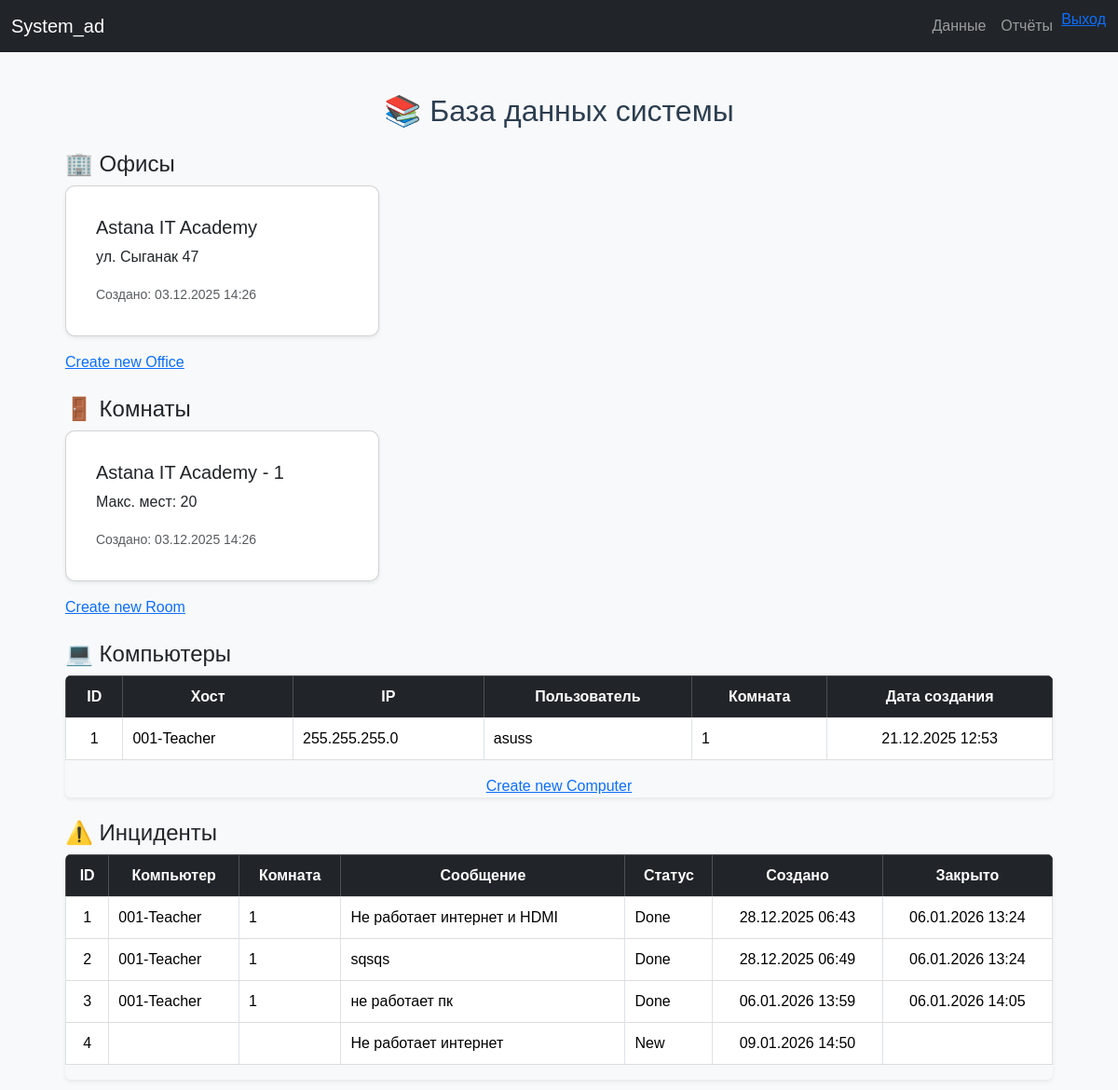
/data_base/ (signed in), run on an earlier commit of the app's database.
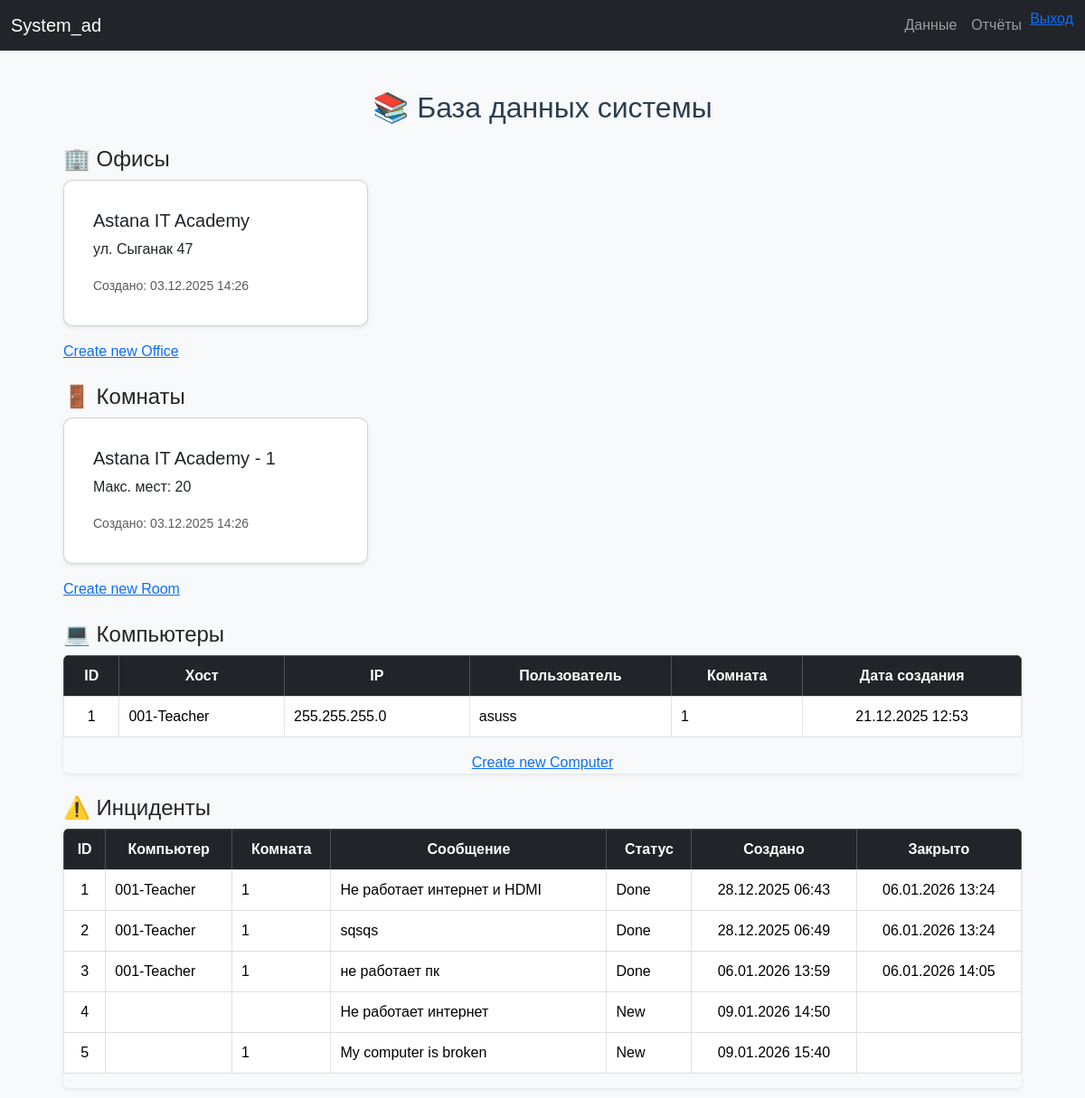
And on a later commit of the database.
### api/models.py (models this page shows, shortened)
class Office(models.Model):
    name = models.CharField(max_length=255)
    address = models.CharField(max_length=255)
    created_at = models.DateTimeField(auto_now_add=True)

class Room(models.Model):
    office = models.ForeignKey(Office, on_delete=models.CASCADE, related_name="rooms")
    room_number = models.CharField(max_length=50)
    max_places = models.IntegerField()
    created_at = models.DateTimeField(auto_now_add=True)

class Computer(models.Model):
    room = models.ForeignKey(Room, on_delete=models.CASCADE, related_name="computers")
    hostname = models.CharField(max_length=255, unique=True)
    ip_address = models.GenericIPAddressField(null=True, blank=True)
    user_fullname = models.CharField(max_length=255)
    created_at = models.DateTimeField(auto_now_add=True)

class Incident(models.Model):
    STATUS_CHOICES = [
        ('new', 'New'),
        ('in_progress', 'In Progress'),
        ('done', 'Done'),
    ]
    computer = models.ForeignKey(Computer, null=True, blank=True,
                                 on_delete=models.SET_NULL)
    room = models.ForeignKey(Room, null=True, blank=True,
                             on_delete=models.SET_NULL)
    user_message = models.TextField()
    photo_url = models.CharField(max_length=500, null=True, blank=True)
    status = models.CharField(max_length=20, choices=STATUS_CHOICES, default='new')
    created_at = models.DateTimeField(auto_now_add=True)
    closed_at = models.DateTimeField(null=True, blank=True)

### api/views.py (the view)
# urls.py: path('data_base/', data_base_view, name='data_base'),
@login_required
def data_base_view(request):
    query = request.GET.get('q', '')
    computers = Computer.objects.all()
    if query:
        computers = computers.filter(hostname__icontains=query)
    paginator = Paginator(computers.order_by('-created_at'), 10)
    page_number = request.GET.get('page')
    page_obj = paginator.get_page(page_number)
    context = {
        'data': page_obj,
        'page_obj': page_obj,
        'is_paginated': page_obj.has_other_pages(),
        'Office': Office.objects.all(),    # Офисы для карточек
        'Room': Room.objects.all(),        # Комнаты для карточек
        'Incident': Incident.objects.all(),# Инциденты для таблицы
    }
    return render(request, 'dataCRUd/data_base.html', context)

### templates/dataCRUd/data_base.html (shortened to what this page needs)
{% extends "base.html" %}
{% block content %}
<center><h2 class="mb-4">📚 База данных системы</h2></center>
<h4 class="mt-4">🏢 Офисы</h4>
<div class="">
    <div class="row">
        {% for office in Office%}
        <div class="col-md-4">
            <div class="card shadow-sm mb-3">
                <div class="card-body">
                    <h5 class="card-title">{{ office.name }}</h5>
                    <p class="card-text">{{ office.address }}</p>
                    <small class="text-muted">Создано: {{ office.created_at|date:"d.m.Y H:i" }}</small>
                </div>
            </div>
        </div>
        {% empty %}
        <p class="text-muted">Нет офисов</p>
        {% endfor %}
    </div>
    <a href="{% url 'office-create'%}">Create new Office</a>
</div>
<h4 class="mt-4">🚪 Комнаты</h4>
<div class="">
    <div class="row">
        {% for room in Room %}
        <div class="col-md-4">
            <div class="card shadow-sm mb-3">
                <div class="card-body">
                    <h5 class="card-title">{{ room.office.name }} - {{ room.room_number }}</h5>
                    <p class="card-text">Макс. мест: {{ room.max_places }}</p>
                    <small class="text-muted">Создано: {{ room.created_at|date:"d.m.Y H:i" }}</small>
                </div>
            </div>
        </div>
        {% empty %}
        <p class="text-muted">Нет комнат</p>
        {% endfor %}
    </div>
    <a href="{% url 'room-create'%}">Create new Room</a>
</div>
<h4 class="mt-4">💻 Компьютеры</h4>
<div class="table-responsive shadow-sm rounded mb-4">
<table class="table table-hover table-bordered align-middle bg-white">
    <thead class="table-dark text-center">
        <tr>
            <th>ID</th>
            <th>Хост</th>
            <th>IP</th>
            <th>Пользователь</th>
            <th>Комната</th>
            <th>Дата создания</th>
        </tr>
    </thead>
    <tbody>
        {% for computer in data %}
        <tr>
            <td class="text-center">{{ computer.id }}</td>
            <td>{{ computer.hostname }}</td>
            <td>{{ computer.ip_address }}</td>
            <td>{{ computer.user_fullname }}</td>
            <td>{{ computer.room.room_number}}</td>
            <td class="text-center">{{ computer.created_at|date:"d.m.Y H:i" }}</td>
        </tr>
        {% empty %}
        <tr>
            <td colspan="6" class="text-center text-muted">Нет компьютеров</td>
        </tr>
        {% endfor %}
    </tbody>
</table>
<center><a href="{% url 'computer-create'%}">Create new Computer</a></center>
</div>
<h4 class="mt-4">⚠️ Инциденты</h4>
<div class="table-responsive shadow-sm rounded">
<table class="table table-hover table-bordered align-middle bg-white">
    <thead class="table-dark text-center">
        <tr>
            <th>ID</th>
            <th>Компьютер</th>
            <th>Комната</th>
            <th>Сообщение</th>
            <th>Статус</th>
            <th>Создано</th>
            <th>Закрыто</th>
        </tr>
    </thead>
    <tbody>
        {% for incident in Incident%}
        <tr>
            <td class="text-center">{{ incident.id }}</td>
            <td>{{ incident.computer.hostname}}</td>
            <td>{{ incident.room.room_number}}</td>
            <td>{{ incident.user_message|truncatechars:50 }}</td>
            <td>{{ incident.get_status_display }}</td>
            <td class="text-center">{{ incident.created_at|date:"d.m.Y H:i" }}</td>
            <td class="text-center">{{ incident.closed_at|date:"d.m.Y H:i" }}</td>
        </tr>
        {% empty %}
        <tr>
            <td colspan="7" class="text-center text-muted">Нет инцидентов</td>
        </tr>
        {% endfor %}
    </tbody>
</table>
</div>
{% endblock %}

### templates/base.html (shortened to what this page needs)
{% load static %}
<!DOCTYPE html>
<html lang="ru">
<head>
    <link href="https://cdn.jsdelivr.net/npm/bootstrap@5.3.2/dist/css/bootstrap.min.css" rel="stylesheet">
    <link rel="stylesheet" href="{% static 'css/style.css' %}">
</head>
<body class="bg-light">
<nav class="navbar navbar-expand-lg navbar-dark bg-dark">
  <div class="container-fluid">
    <a class="navbar-brand" href="/">System_ad</a>
    <div class="collapse navbar-collapse">
      <ul class="navbar-nav ms-auto">
        {% if user.is_authenticated %}
          <li class="nav-item"><a class="nav-link" href="{% url 'data_base' %}">Данные</a></li>
          <li class="nav-item"><a class="nav-link" href="{% url 'reports'%}">Отчёты</a></li>
          <li class="nav-item">
            <form action="{% url 'logout' %}" method="post">
              <button class="btn btn-link p-0">Выход</button>
            </form>
          </li>
        {% endif %}
      </ul>
    </div>
  </div>
</nav>
<div class="container mt-4">
    {% block content %}{% endblock %}
</div>
</body>
</html>

### static/css/style.css (style rules this page uses)
body { font-family: Arial, sans-serif; background: #f4f6f8; margin: 0; padding: 0; }
.container { max-width: 1100px; margin: auto; padding: 20px; }
.card { background: #fff; border-radius: 10px; padding: 16px; margin-bottom: 15px; box-shadow: 0 4px 12px rgba(0,0,0,.08); }
h1, h2 { color: #2c3e50; }
button { background: #3498db; color: white; border: none; padding: 8px 14px; border-radius: 6px; cursor: pointer; }
.table { width: 100%; border-collapse: collapse; }
.table th, .table td { padding: 10px; border-bottom: 1px solid #ddd; }

What changed in the data, as far as the page shows it:
added Incident: id "5", room.room_number "1", user_message "My computer is broken", status "New", created_at "09.01.2026 15:40"
